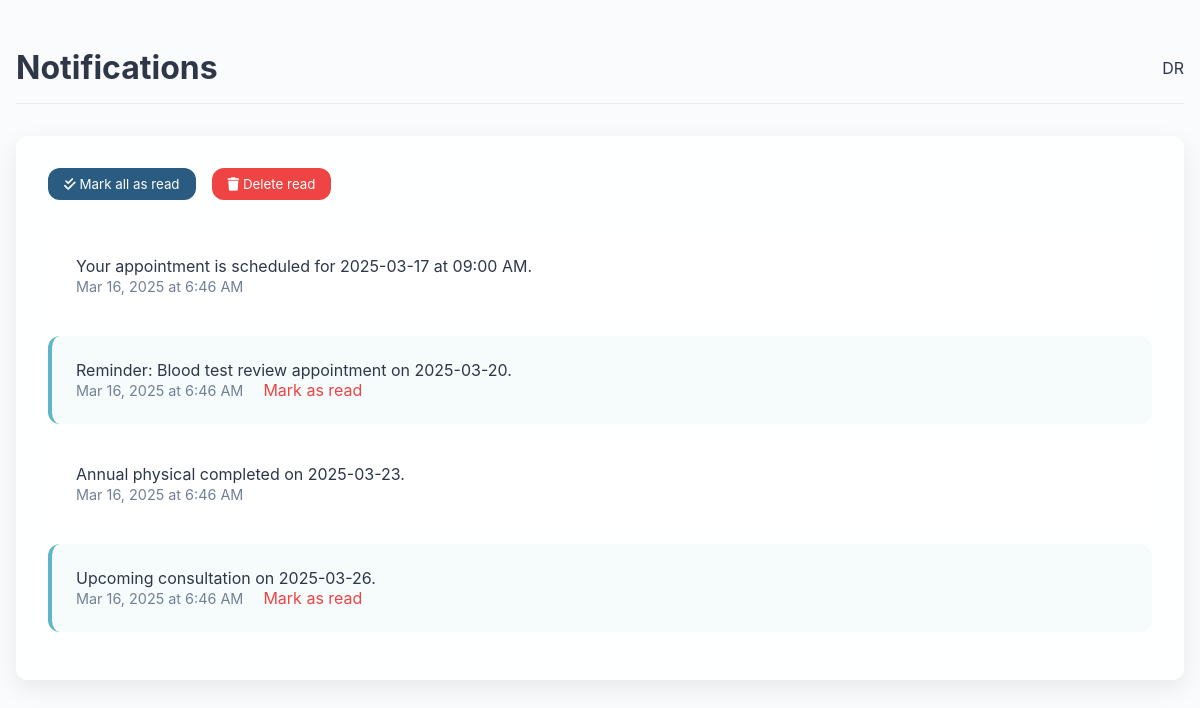
Page /notifications.php (signed in) on the committed database.
### tables this page shows
CREATE TABLE `notifications` (
  `id` int(11) NOT NULL,
  `user_id` int(11) DEFAULT NULL,
  `content` text,
  `is_read` tinyint(1) DEFAULT '0',
  `created_at` timestamp NOT NULL DEFAULT CURRENT_TIMESTAMP
);

### notifications.php (the view, shortened to what this page needs)
<?php
require_once 'config.php';
try {
    $stmt = $pdo->prepare("SELECT * FROM doctors WHERE doctor_id = ?");
    $stmt->execute([$_SESSION['user_id']]);
    $doctor = $stmt->fetch();
} catch (Exception $e) {
    error_log("Notifications Error: " . $e->getMessage());
    header('Location: logout.php');
    exit;
}
try {
    $stmt = $pdo->prepare("SELECT * FROM notifications
                         WHERE user_id = ?
                         ORDER BY created_at DESC");
    $stmt->execute([$doctor['doctor_id']]);
    $notifications = $stmt->fetchAll();
} catch (PDOException $e) {
    error_log("Notification Error: " . $e->getMessage());
    $notifications = [];
    $unreadCount = 0;
}
?>
<!DOCTYPE html>
<html lang="en">
<head>
    <link rel="stylesheet" href="https://cdnjs.cloudflare.com/ajax/libs/font-awesome/6.4.0/css/all.min.css">
</head>
<body>
    <div class="container">
        <div class="header">
            <h1>Notifications</h1>
            <div class="profile-menu">
                <div class="avatar">DR</div>
            </div>
        </div>
        <div class="card">
            <div class="notification-actions">
                <form method="POST">
                    <button type="submit" name="mark_all_read" class="btn btn-primary">
                        <i class="fas fa-check-double"></i> Mark all as read
                    </button>
                </form>
                <form method="POST">
                    <button type="submit" name="delete_read" class="btn btn-danger">
                        <i class="fas fa-trash"></i> Delete read
                    </button>
                </form>
            </div>
            <?php if (!empty($notifications)): ?>
                <div class="notification-list">
                    <?php foreach ($notifications as $notification): ?>
                        <div class="notification-item <?= $notification['is_read'] ? '' : 'unread' ?>">
                            <div class="notification-content">
                                <?= htmlspecialchars($notification['content']) ?>
                            </div>
                            <div class="notification-meta">
                                <span class="notification-time">
                                    <?= date('M j, Y \a\t g:i A', strtotime($notification['created_at'])) ?>
                                </span>
                                <?php if (!$notification['is_read']): ?>
                                    <a href="?mark_read=<?= $notification['id'] ?>"
                                       class="text-danger"
                                       style="margin-left: 1rem; text-decoration: none;">
                                        Mark as read
                                    </a>
                                <?php endif; ?>
                            </div>
                        </div>
                    <?php endforeach; ?>
                </div>
            <?php endif; ?>
        </div>
    </div>
</body>
</html>

### notifications.php (style rules this page uses)
:root { --primary: #2A5C82; --accent: #5FB4C9; --radius: 12px; --transition: all 0.3s ease; }
* { margin: 0; padding: 0; box-sizing: border-box; font-family: 'Inter', system-ui, sans-serif; }
body { background: #F9FBFD; color: #2D3748; }
.container { max-width: 1200px; margin: 2rem auto; padding: 0 1rem; }
.header { display: flex; justify-content: space-between; align-items: center; margin-bottom: 2rem; padding: 1rem 0; border-bottom: 1px solid rgba(42, 92, 130, 0.1); }
.card { background: rgba(255, 255, 255, 0.9); border-radius: var(--radius); padding: 2rem; box-shadow: 0 8px 24px rgba(0, 0, 0, 0.08); margin-bottom: 2rem; }
.notification-item { padding: 1.5rem; margin: 1rem 0; background: white; border-radius: var(--radius); border-left: 4px solid transparent; transition: var(--transition); }
.notification-item.unread { border-left-color: var(--accent); background: rgba(95, 180, 201, 0.05); }
.notification-time { font-size: 0.9rem; color: #718096; margin-top: 0.5rem; }
.btn { padding: 0.5rem 1rem; border-radius: var(--radius); cursor: pointer; transition: var(--transition); border: none; }
.btn-primary { background: var(--primary); color: white; }
.btn-danger { background: #ef4444; color: white; }
.text-danger { color: #ef4444; }
.notification-actions { display: flex; gap: 1rem; margin-bottom: 2rem; }

### rows in the picture
notifications: content "Your appointment is scheduled for 2025-03-17 at 09:00 AM.", created_at "Mar 16, 2025 at 6:46 AM"
notifications: content "Reminder: Blood test review appointment on 2025-03-20.", created_at "Mar 16, 2025 at 6:46 AM"
notifications: content "Annual physical completed on 2025-03-23.", created_at "Mar 16, 2025 at 6:46 AM"
notifications: content "Upcoming consultation on 2025-03-26.", created_at "Mar 16, 2025 at 6:46 AM"
